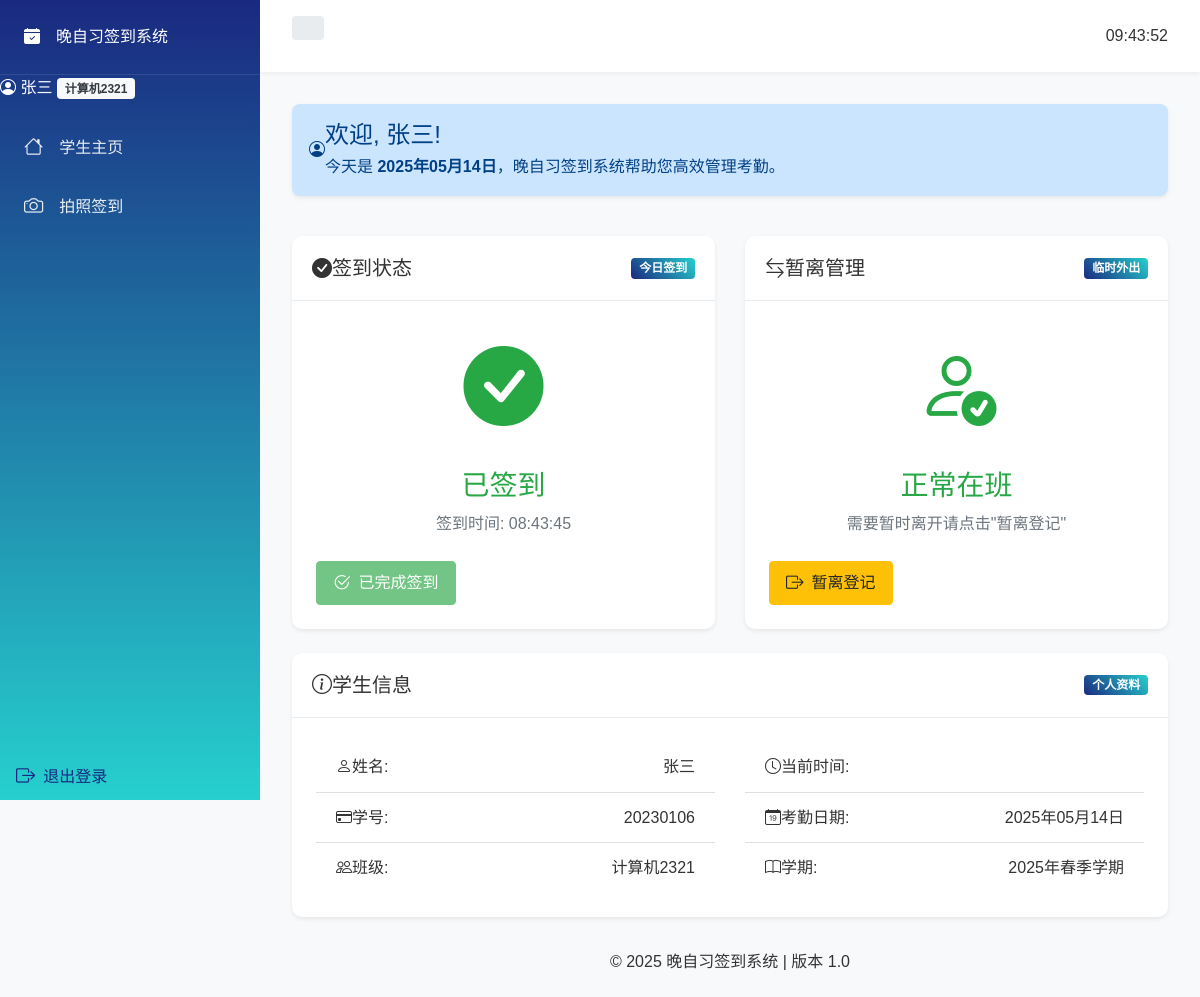
The page /student (signed in) on the database its author committed.
### models.py (models this page shows, shortened)
class User(db.Model, UserMixin):
    __tablename__ = 'users'
    id = db.Column(db.Integer, primary_key=True)
    username = db.Column(db.String(50), unique=True, nullable=False)  # 用户名/学号
    password_hash = db.Column(db.String(128), nullable=False)
    name = db.Column(db.String(50), nullable=False)  # 姓名
    class_name = db.Column(db.String(50), nullable=True)  # 班级
    classroom_location = db.Column(db.String(50), nullable=True)  # 教室位置，如G503
    role = db.Column(db.String(10), nullable=False)  # 角色：student 或 teacher
    classroom_id = db.Column(db.Integer, db.ForeignKey('classroom_admins.id'), nullable=True)  # 关联的教室ID
    attendance_records = db.relationship('AttendanceRecord', backref='student', lazy=True)
    leave_records = db.relationship('LeaveRecord', backref='student', lazy=True,
                                   primaryjoin="User.id == LeaveRecord.student_id")

class AttendanceRecord(db.Model):
    __tablename__ = 'attendance_records'
    id = db.Column(db.Integer, primary_key=True)
    student_id = db.Column(db.Integer, db.ForeignKey('users.id'), nullable=False)  # 学生ID
    student_name = db.Column(db.String(50), nullable=True)  # 学生姓名
    class_name = db.Column(db.String(50), nullable=True)  # 班级
    date = db.Column(db.Date, nullable=False)  # 日期
    sign_in_time = db.Column(db.DateTime, nullable=True)  # 签到时间
    sign_in_photo = db.Column(db.String(255), nullable=True)  # 签到照片
    sign_out_time = db.Column(db.DateTime, nullable=True)  # 签出时间
    leave_time = db.Column(db.DateTime, nullable=True)  # 暂离时间
    leave_photo = db.Column(db.String(255), nullable=True)  # 暂离照片
    return_time = db.Column(db.DateTime, nullable=True)  # 返回时间
    return_photo = db.Column(db.String(255), nullable=True)  # 返回照片

### app.py (the view)
@app.route('/student')
@login_required
def student_dashboard():
    if not isinstance(current_user, User) or current_user.role != 'student':
        flash('无权访问学生页面', 'danger')
        logger.warning(f"非学生用户尝试访问学生页面: {current_user}")
        return redirect(url_for('index'))
    today = datetime.now().date()
    attendance = AttendanceRecord.query.filter_by(
        student_id=current_user.id,
        date=today
    ).first()
    return render_template('student_dashboard.html', attendance=attendance)

### templates/student_dashboard.html (shortened to what this page needs)
{% extends 'base.html' %}
{% block content %}
<div class="row fade-in">
    <div class="col-md-12 mb-4">
        <div class="alert alert-primary shadow-sm">
            <div class="d-flex align-items-center">
                <div class="fs-1 me-3"><i class="bi bi-person-circle"></i></div>
                <div>
                    <h4 class="alert-heading mb-1">欢迎, {{ current_user.name }}!</h4>
                    <p class="mb-0">今天是 <strong>{{ now.strftime('%Y年%m月%d日') }}</strong>，晚自习签到系统帮助您高效管理考勤。</p>
                </div>
            </div>
        </div>
    </div>
    <div class="col-md-6 mb-4">
        <div class="card h-100 shadow-sm">
            <div class="card-header d-flex justify-content-between align-items-center">
                <h5 class="mb-0"><i class="bi bi-check-circle-fill me-2"></i>签到状态</h5>
                <span class="badge badge-primary">今日签到</span>
            </div>
            <div class="card-body">
                <div class="text-center mb-4">
                    <div class="status-indicator">
                        {% if attendance and attendance.sign_in_time %}
                            <i class="bi bi-check-circle-fill text-success" style="font-size: 5rem;"></i>
                            <h3 class="mt-3 text-success">已签到</h3>
                            <p class="text-muted">
                                签到时间: {{ attendance.sign_in_time.strftime('%H:%M:%S') }}
                            </p>
                        {% else %}
                            <i class="bi bi-x-circle-fill text-danger" style="font-size: 5rem;"></i>
                            <h3 class="mt-3 text-danger">未签到</h3>
                            <p class="text-muted">
                                请尽快完成晚自习签到
                            </p>
                        {% endif %}
                    </div>
                </div>
                <div class="d-grid gap-2">
                    {% if not attendance or not attendance.sign_in_time %}
                        <a href="{{ url_for('camera', action='sign_in') }}" class="btn btn-primary">
                            <i class="bi bi-camera-fill me-2"></i> 拍照签到
                        </a>
                    {% else %}
                        <button class="btn btn-success" disabled>
                            <i class="bi bi-check2-circle me-2"></i> 已完成签到
                        </button>
                    {% endif %}
                </div>
            </div>
        </div>
    </div>
    <div class="col-md-6 mb-4">
        <div class="card h-100 shadow-sm">
            <div class="card-header d-flex justify-content-between align-items-center">
                <h5 class="mb-0"><i class="bi bi-arrow-left-right me-2"></i>暂离管理</h5>
                <span class="badge badge-primary">临时外出</span>
            </div>
            <div class="card-body">
                <div class="text-center mb-4">
                    <div class="status-indicator">
                        {% if attendance and attendance.id %}
                            {% set active_leave = get_active_leave_record(current_user.id, attendance.id) %}
                            {% if active_leave %}
                                <i class="bi bi-hourglass-split text-warning" style="font-size: 5rem;"></i>
                                <h3 class="mt-3 text-warning">暂离中</h3>
                                <p class="text-muted">
                                    暂离时间: {{ active_leave.leave_time.strftime('%H:%M:%S') }}
                                </p>
                            {% else %}
                                {% set latest_leave = get_latest_leave_record(current_user.id, attendance.id) %}
                                {% if latest_leave and latest_leave.return_time %}
                                    <i class="bi bi-arrow-return-left text-info" style="font-size: 5rem;"></i>
                                    <h3 class="mt-3 text-info">已返回</h3>
                                    <p class="text-muted">
                                        返回时间: {{ latest_leave.return_time.strftime('%H:%M:%S') }}
                                    </p>
                                {% else %}
                                    <i class="bi bi-person-check text-success" style="font-size: 5rem;"></i>
                                    <h3 class="mt-3 text-success">正常在班</h3>
                                    <p class="text-muted">
                                        需要暂时离开请点击"暂离登记"
                                    </p>
                                {% endif %}
                            {% endif %}
                        {% else %}
                            <i class="bi bi-person-check text-success" style="font-size: 5rem;"></i>
                            <h3 class="mt-3 text-success">正常在班</h3>
                            <p class="text-muted">
                                需要暂时离开请点击"暂离登记"
                            </p>
                        {% endif %}
                    </div>
                </div>
                <div class="d-grid gap-2">
                    {% if not attendance or not attendance.sign_in_time %}
                        <button class="btn btn-warning" disabled>
                            <i class="bi bi-exclamation-triangle me-2"></i> 请先完成签到
                        </button>
                    {% elif attendance and attendance.leave_time and not attendance.return_time %}
                        <button class="btn btn-info" id="returnBtn">
                            <i class="bi bi-arrow-return-left me-2"></i> 返回登记
                        </button>
                    {% elif not attendance.leave_time or attendance.return_time %}
                        <button class="btn btn-warning" id="leaveBtn">
                            <i class="bi bi-box-arrow-right me-2"></i> 暂离登记
                        </button>
                    {% endif %}
                </div>
            </div>
        </div>
    </div>
</div>
<div class="row fade-in" style="animation-delay: 0.1s;">
    <div class="col-md-12">
        <div class="card shadow-sm">
            <div class="card-header d-flex justify-content-between align-items-center">
                <h5 class="mb-0"><i class="bi bi-info-circle me-2"></i>学生信息</h5>
                <span class="badge badge-primary">个人资料</span>
            </div>
            <div class="card-body">
                <div class="row">
                    <div class="col-md-6">
                        <ul class="list-group list-group-flush">
                            <li class="list-group-item d-flex justify-content-between">
                                <span><i class="bi bi-person me-2"></i>姓名:</span>
                                <span class="fw-bold">{{ current_user.name }}</span>
                            </li>
                            <li class="list-group-item d-flex justify-content-between">
                                <span><i class="bi bi-credit-card me-2"></i>学号:</span>
                                <span class="fw-bold">{{ current_user.username }}</span>
                            </li>
                            <li class="list-group-item d-flex justify-content-between">
                                <span><i class="bi bi-people me-2"></i>班级:</span>
                                <span class="fw-bold">{{ current_user.class_name }}</span>
                            </li>
                        </ul>
                    </div>
                    <div class="col-md-6">
                        <ul class="list-group list-group-flush">
                            <li class="list-group-item d-flex justify-content-between">
                                <span><i class="bi bi-clock me-2"></i>当前时间:</span>
                            </li>
                            <li class="list-group-item d-flex justify-content-between">
                                <span><i class="bi bi-calendar-date me-2"></i>考勤日期:</span>
                                <span class="fw-bold">{{ now.strftime('%Y年%m月%d日') }}</span>
                            </li>
                            <li class="list-group-item d-flex justify-content-between">
                                <span><i class="bi bi-book me-2"></i>学期:</span>
                                <span class="fw-bold">
                                    {{ now.year }}年{% if now.month >= 9 or now.month <= 2 %}秋季{% else %}春季{% endif %}学期
                                </span>
                            </li>
                        </ul>
                    </div>
                </div>
            </div>
        </div>
    </div>
</div>
{% endblock %}

### templates/base.html (shortened to what this page needs)
<!DOCTYPE html>
<html lang="zh-CN">
<head>
    <link href="https://cdn.jsdelivr.net/npm/bootstrap@4.6.0/dist/css/bootstrap.min.css" rel="stylesheet">
    <link rel="stylesheet" href="https://cdn.jsdelivr.net/npm/bootstrap-icons@1.8.0/font/bootstrap-icons.css">
    <link rel="stylesheet" href="{{ url_for('static', filename='css/base.css') }}">
    <link rel="stylesheet" href="{{ url_for('static', filename='css/layout.css') }}">
    <link rel="stylesheet" href="{{ url_for('static', filename='css/components.css') }}">
</head>
<body>
    <div class="app-container">
        <nav class="sidebar">
            <div class="sidebar-header">
                <i class="bi bi-calendar-check-fill"></i>
                <span>晚自习签到系统</span>
            </div>
            <div class="sidebar-user">
                {% if current_user.is_authenticated %}
                    <div class="user-info">
                        <i class="bi bi-person-circle"></i>
                        <span>{{ current_user.name }}</span>
                        {% if current_user.role == 'admin' %}
                            <span class="badge badge-light text-dark">管理员</span>
                        {% elif current_user.role == 'teacher' %}
                            <span class="badge badge-light text-dark">教师</span>
                        {% else %}
                            <span class="badge badge-light text-dark">{{ current_user.class_name }}</span>
                        {% endif %}
                    </div>
                {% endif %}
            </div>
            <ul class="sidebar-nav">
                {% if current_user.is_authenticated %}
                    {% if current_user.role == 'admin' %}
                        <li class="nav-item">
                            <a class="nav-link" href="{{ url_for('admin_accounts') }}">
                                <i class="bi bi-building"></i>
                                <span>教室管理员</span>
                            </a>
                        </li>
                    {% else %}
                        <li class="nav-item">
                            <a class="nav-link" href="{{ url_for('student_dashboard') }}">
                                <i class="bi bi-house"></i>
                                <span>学生主页</span>
                            </a>
                        </li>
                        <li class="nav-item">
                            <a class="nav-link" href="{{ url_for('camera') }}">
                                <i class="bi bi-camera"></i>
                                <span>拍照签到</span>
                            </a>
                        </li>
                    {% endif %}
                {% endif %}
            </ul>
            <div class="sidebar-footer">
                {% if current_user.is_authenticated %}
                    <a href="{{ url_for('logout') }}" class="nav-link">
                        <i class="bi bi-box-arrow-right"></i>
                        <span>退出登录</span>
                    </a>
                {% else %}
                    <a href="{{ url_for('login') }}" class="nav-link">
                        <i class="bi bi-box-arrow-in-right"></i>
                        <span>登录</span>
                    </a>
                {% endif %}
            </div>
        </nav>
        <div class="main-content">
            <header class="top-bar">
                <div class="breadcrumb">
                </div>
                <div class="top-bar-right">
                    <span class="current-time" id="current-time"></span>
                </div>
            </header>
            <div class="content-wrapper">
                {% block content %}{% endblock %}
            </div>
            <footer class="footer">
                <div class="container text-center">
                    <span>© {{ now.year }} 晚自习签到系统 | 版本 1.0</span>
                </div>
            </footer>
        </div>
    </div>
</body>
</html>

### rows shown on the page
User: name "张三", class_name "计算机2321", username "20230106"
AttendanceRecord: sign_in_time "08:43:45"

### other values the page prints
{{ now.strftime('%Y年%m月%d日') }} "2025年05月14日"
{{ now.year }} "2025"
